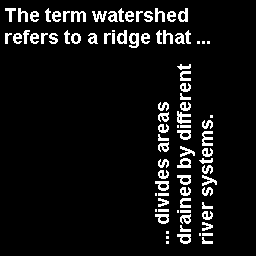
%> input picture technical-2/images/text.tif, 256 x 256 px
$ octave question4superimpose.m   (GNU Octave 9; MATLAB toolbox functions it lacks are replaced by stand-ins)
%> lines starting %> are read from the running program, lines starting %| are printed output that depends on the picture; in (x1, y1, x2, y2) boxes, pixels count from 0 and x2, y2 are one past the last pixel; in counts of white or black regions, pixels touching at a corner belong together; the program's own positions count from 1
%{
4. Superimpose the image text.tif onto the image cameraman.tif.
%}

t = imread('text.tif');
%> t: size 256x256 logical; 7.3% white in thin lines or dots, all inside (x1, y1, x2, y2) = (5, 8, 217, 244)
c = imread('cameraman.tif');
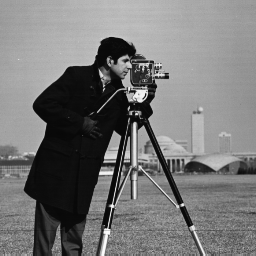
%> input picture technical-2/images/cameraman.tif, 256 x 256 px
%> c is the input picture: size 256x256 uint8; min 7, max 253, mean 118.7
m = uint8(double(c) + 255*double(t));
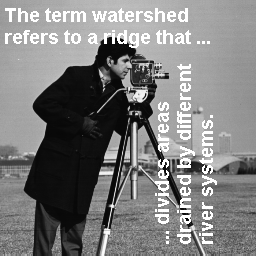
%> m: size 256x256 uint8; min 7, max 255, mean 126.3

% Show the result
imshow(m);

% Save the superimposed image
imwrite(m,'superimposed.tif');
